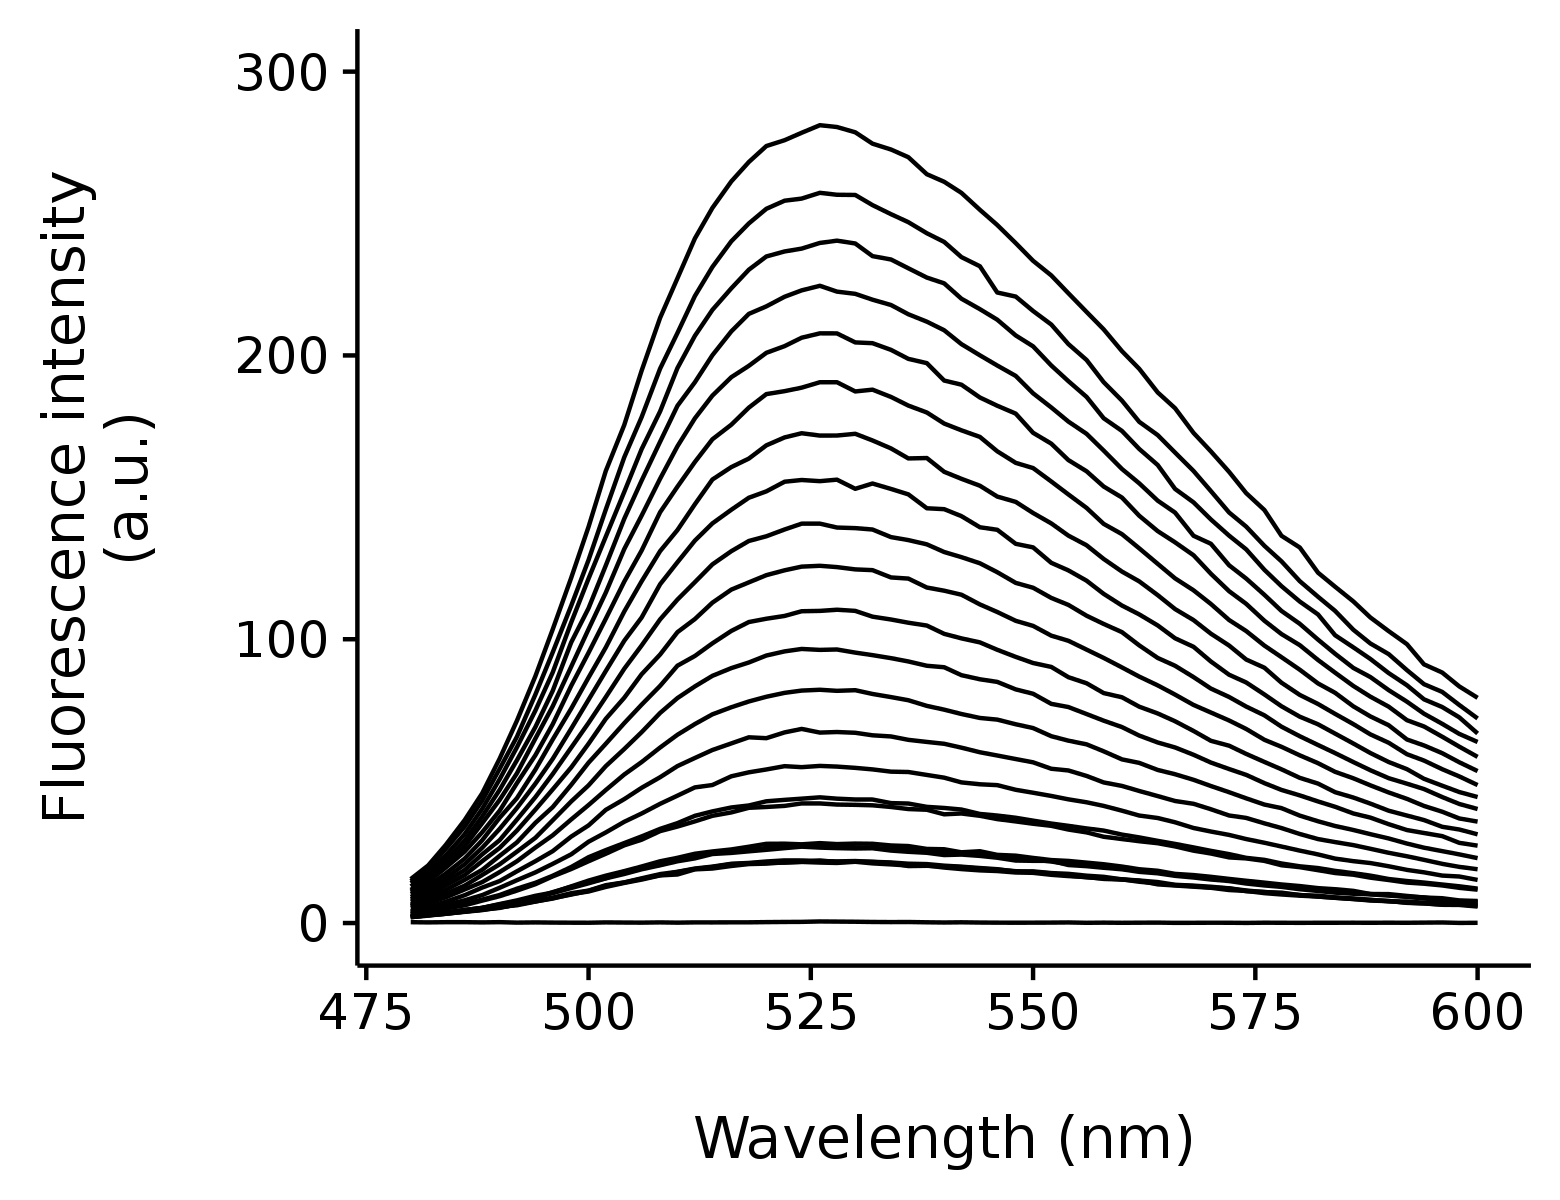

Write the R code that produced this figure.
graphics.off()
remove(list = ls())

library(ggplot2)
library(cowplot)
library(reshape2)

valeurs <- data.frame(read.csv("reconstitutionNQRfluo.csv", sep = ',', dec = ".", header = TRUE))

df <- melt(valeurs, id.vars="wavelength")

colnames(df) <- c("wavelength", "group", "fluorescence")

g <- ggplot (df, aes(x= wavelength, y= fluorescence, group = group))
g <- g + geom_line()
g <- g + theme(legend.position = "none")
g <- g + scale_x_continuous(name = "\nWavelength (nm)", limits = c(480, 600))
g <- g + scale_y_continuous(name = "Fluorescence intensity\n (a.u.)\n", limits = c(0, 300))
g
save_plot('reconstitutionNQRfluo.png', g, base_aspect_ratio = 1.3)
